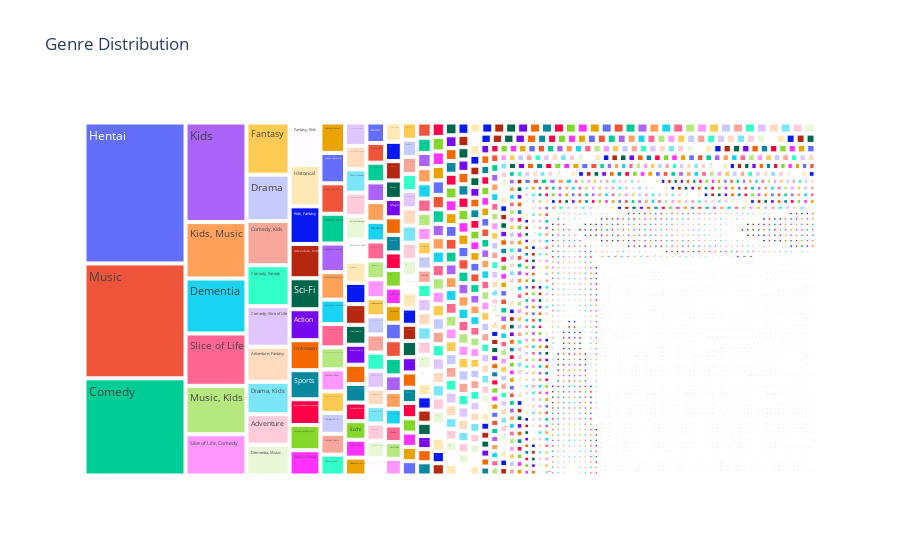

The cell this chart's notebook holds for it:
### Code cell
fig = px.treemap(genre_df, path=['Genres'], values='count', title="Genre Distribution")
fig.show()

### Figure 1 — Plotly figure (JSON) as saved in the notebook; plotly's stock layout.template omitted (floating-point values rounded to 4 significant figures; data arrays with more than 128 entries replaced by an {"elided": "..."} marker saying what was removed)
{"data": [{"branchvalues": "total", "domain": {"x": [0, 1], "y": [0, 1]}, "hovertemplate": "labels=%{label}<br>count=%{value}<br>parent=%{parent}<br>id=%{id}<extra></extra>", "ids": {"elided": "5034 str values"}, "labels": {"elided": "5034 str values"}, "name": "", "parents": {"elided": "5034 str values"}, "type": "treemap", "values": {"elided": "5034 float values"}}], "layout": {"legend": {"tracegroupgap": 0}, "title": {"text": "Genre Distribution"}}}
